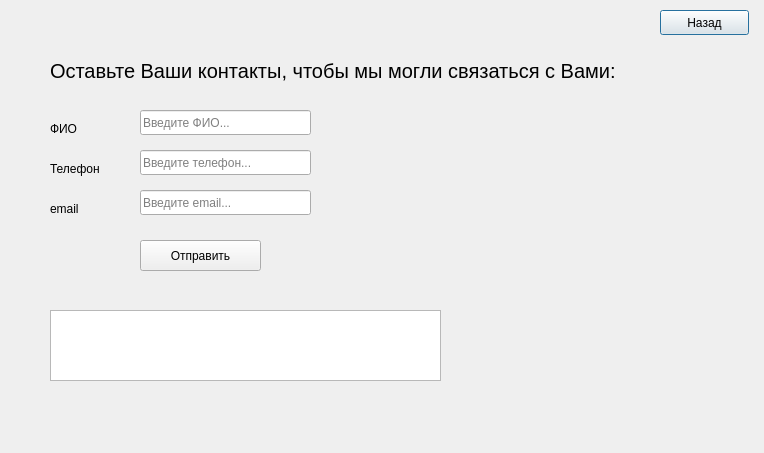
<?xml version="1.0" encoding="UTF-8"?>
<ui version="4.0">
 <class>guestApplications</class>
 <widget class="QDialog" name="guestApplications">
  <property name="geometry">
   <rect>
    <x>0</x>
    <y>0</y>
    <width>764</width>
    <height>453</height>
   </rect>
  </property>
  <property name="minimumSize">
   <size>
    <width>764</width>
    <height>453</height>
   </size>
  </property>
  <property name="maximumSize">
   <size>
    <width>764</width>
    <height>453</height>
   </size>
  </property>
  <property name="windowTitle">
   <string>Оставьте заявку</string>
  </property>
  <widget class="QPushButton" name="btnBack">
   <property name="geometry">
    <rect>
     <x>660</x>
     <y>10</y>
     <width>89</width>
     <height>25</height>
    </rect>
   </property>
   <property name="text">
    <string>Назад</string>
   </property>
  </widget>
  <widget class="QLabel" name="label">
   <property name="geometry">
    <rect>
     <x>50</x>
     <y>120</y>
     <width>67</width>
     <height>17</height>
    </rect>
   </property>
   <property name="text">
    <string>ФИО</string>
   </property>
  </widget>
  <widget class="QLabel" name="label_2">
   <property name="geometry">
    <rect>
     <x>50</x>
     <y>160</y>
     <width>67</width>
     <height>17</height>
    </rect>
   </property>
   <property name="text">
    <string>Телефон</string>
   </property>
  </widget>
  <widget class="QLabel" name="label_3">
   <property name="geometry">
    <rect>
     <x>50</x>
     <y>200</y>
     <width>67</width>
     <height>17</height>
    </rect>
   </property>
   <property name="text">
    <string>email</string>
   </property>
  </widget>
  <widget class="QLineEdit" name="leFIO">
   <property name="geometry">
    <rect>
     <x>140</x>
     <y>110</y>
     <width>171</width>
     <height>25</height>
    </rect>
   </property>
   <property name="placeholderText">
    <string>Введите ФИО...</string>
   </property>
  </widget>
  <widget class="QLineEdit" name="lePhone">
   <property name="geometry">
    <rect>
     <x>140</x>
     <y>150</y>
     <width>171</width>
     <height>25</height>
    </rect>
   </property>
   <property name="placeholderText">
    <string>Введите телефон...</string>
   </property>
  </widget>
  <widget class="QLineEdit" name="leEmail">
   <property name="geometry">
    <rect>
     <x>140</x>
     <y>190</y>
     <width>171</width>
     <height>25</height>
    </rect>
   </property>
   <property name="placeholderText">
    <string>Введите email...</string>
   </property>
  </widget>
  <widget class="QPushButton" name="btnCheck">
   <property name="geometry">
    <rect>
     <x>140</x>
     <y>240</y>
     <width>121</width>
     <height>31</height>
    </rect>
   </property>
   <property name="text">
    <string>Отправить</string>
   </property>
  </widget>
  <widget class="QTextEdit" name="teResult">
   <property name="geometry">
    <rect>
     <x>50</x>
     <y>310</y>
     <width>391</width>
     <height>71</height>
    </rect>
   </property>
  </widget>
  <widget class="QLabel" name="label_4">
   <property name="geometry">
    <rect>
     <x>50</x>
     <y>20</y>
     <width>631</width>
     <height>101</height>
    </rect>
   </property>
   <property name="font">
    <font>
     <pointsize>15</pointsize>
    </font>
   </property>
   <property name="text">
    <string>Оставьте Ваши контакты, чтобы мы могли связаться с Вами:</string>
   </property>
  </widget>
  <zorder>btnBack</zorder>
  <zorder>label</zorder>
  <zorder>label_2</zorder>
  <zorder>label_3</zorder>
  <zorder>leFIO</zorder>
  <zorder>lePhone</zorder>
  <zorder>leEmail</zorder>
  <zorder>btnCheck</zorder>
  <zorder>label_4</zorder>
  <zorder>teResult</zorder>
 </widget>
 <resources/>
 <connections/>
</ui>
